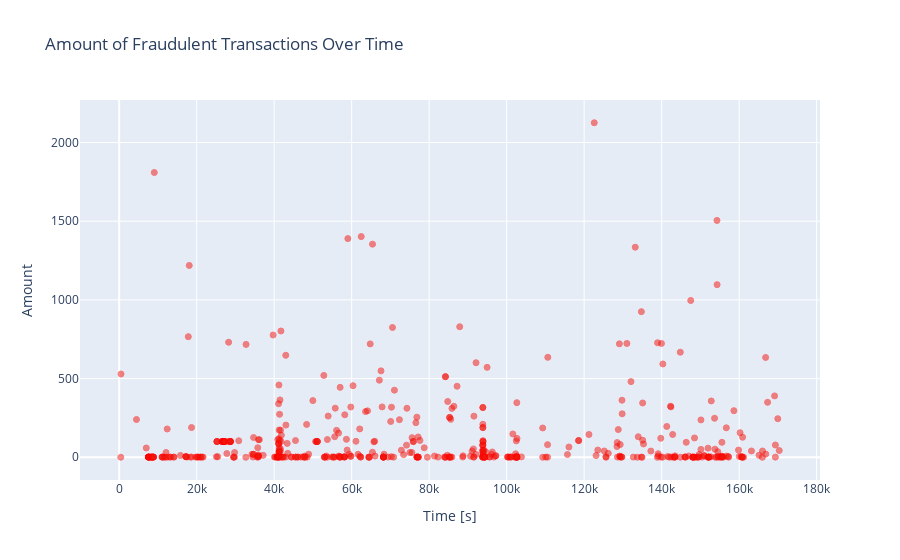

Notebook code for this chart:
### Markdown cell above
Interactive scatter plot of fraudulent transactions using Plotly.

Correlation heatmap of all features.

Linear regression plots comparing features (V20, V7, V2, V5) to transaction amount, split by fraud class.

KDE distribution plots for all features by class using a grid layout.

### Code cell
import matplotlib.pyplot as plt
import seaborn as sns
import plotly.graph_objs as go
from plotly.offline import iplot
import numpy as np

# --- 1. Plotly scatter plot of fraudulent transactions ---
fraud = data_df[data_df['Class'] == 1]

trace = go.Scatter(
    x=fraud['Time'],
    y=fraud['Amount'],
    mode='markers',
    name='Amount',
    marker=dict(
        color='rgb(238,23,11)',
        line=dict(color='red', width=1),
        opacity=0.5
    ),
    text=fraud['Amount']
)

layout = dict(
    title='Amount of Fraudulent Transactions Over Time',
    xaxis=dict(title='Time [s]', showticklabels=True),
    yaxis=dict(title='Amount'),
    hovermode='closest'
)

fig = dict(data=[trace], layout=layout)
iplot(fig, filename='fraud-amount')

# --- 2. Correlation Heatmap (Pearson) ---
plt.figure(figsize=(14, 14))
plt.title('Credit Card Transactions - Feature Correlation (Pearson)', fontsize=16)
corr_matrix = data_df.corr()
sns.heatmap(corr_matrix,
            xticklabels=corr_matrix.columns,
            yticklabels=corr_matrix.columns,
            linewidths=0.1,
            cmap="Reds",
            annot=False)
plt.show()

# --- 3. Linear Model Plots: Relationship between features and amount by class ---
sns.set_style("whitegrid")

# V20 vs Amount
sns.lmplot(x='V20', y='Amount', data=data_df, hue='Class', fit_reg=True, scatter_kws={'s': 2})
plt.title("V20 vs Amount")
plt.show()

# V7 vs Amount
sns.lmplot(x='V7', y='Amount', data=data_df, hue='Class', fit_reg=True, scatter_kws={'s': 2})
plt.title("V7 vs Amount")
plt.show()

# V2 vs Amount
sns.lmplot(x='V2', y='Amount', data=data_df, hue='Class', fit_reg=True, scatter_kws={'s': 2})
plt.title("V2 vs Amount")
plt.show()

# V5 vs Amount
sns.lmplot(x='V5', y='Amount', data=data_df, hue='Class', fit_reg=True, scatter_kws={'s': 2})
plt.title("V5 vs Amount")
plt.show()

# --- 4. KDE plots for all features across both classes ---
variables = data_df.columns.values
num_features = len(variables)
cols = 4
rows = int(np.ceil(num_features / cols))

t0 = data_df[data_df['Class'] == 0]
t1 = data_df[data_df['Class'] == 1]

sns.set_style('whitegrid')
plt.figure(figsize=(20, 36))
plt.suptitle("KDE Distributions for All Features by Class", fontsize=18)

for idx, feature in enumerate(variables):
    plt.subplot(rows, cols, idx + 1)
    sns.kdeplot(t0[feature], bw_adjust=0.5, label="Class = 0")
    sns.kdeplot(t1[feature], bw_adjust=0.5, label="Class = 1")
    plt.xlabel(feature, fontsize=10)
    plt.ylabel("Density")
    plt.legend()
    plt.tight_layout()

plt.show()

### Figure 1 — Plotly figure (JSON) as saved in the notebook; plotly's stock layout.template omitted (floating-point values rounded to 4 significant figures; data arrays with more than 128 entries replaced by an {"elided": "..."} marker saying what was removed)
{"data": [{"marker": {"color": "rgb(238,23,11)", "line": {"color": "red", "width": 1}, "opacity": 0.5}, "mode": "markers", "name": "Amount", "text": {"elided": "492 float values"}, "type": "scatter", "x": {"elided": "492 int values"}, "y": {"elided": "492 float values"}}], "layout": {"hovermode": "closest", "title": {"text": "Amount of Fraudulent Transactions Over Time"}, "xaxis": {"showticklabels": true, "title": {"text": "Time [s]"}}, "yaxis": {"title": {"text": "Amount"}}}}
